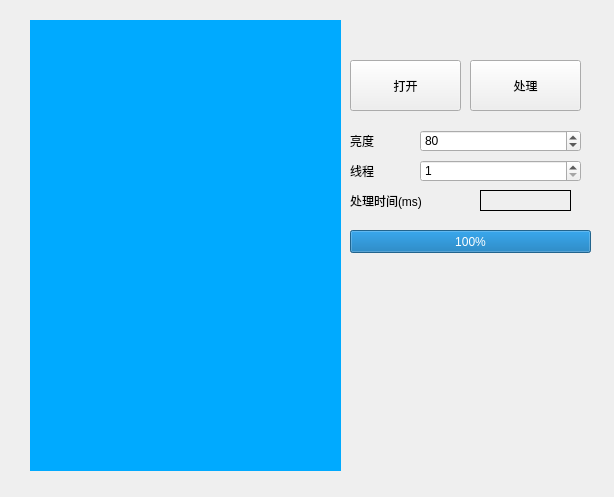
<?xml version="1.0" encoding="UTF-8"?>
<ui version="4.0">
 <class>XimageClass</class>
 <widget class="QWidget" name="XimageClass">
  <property name="geometry">
   <rect>
    <x>0</x>
    <y>0</y>
    <width>614</width>
    <height>497</height>
   </rect>
  </property>
  <property name="windowTitle">
   <string>Ximage</string>
  </property>
  <property name="windowIcon">
   <iconset>
    <normaloff>Resources/logo.png</normaloff>Resources/logo.png</iconset>
  </property>
  <widget class="QLabel" name="view">
   <property name="enabled">
    <bool>true</bool>
   </property>
   <property name="geometry">
    <rect>
     <x>30</x>
     <y>20</y>
     <width>311</width>
     <height>451</height>
    </rect>
   </property>
   <property name="styleSheet">
    <string notr="true">background-color: rgb(0, 170, 255);</string>
   </property>
   <property name="frameShadow">
    <enum>QFrame::Raised</enum>
   </property>
   <property name="text">
    <string/>
   </property>
  </widget>
  <widget class="QPushButton" name="open">
   <property name="geometry">
    <rect>
     <x>350</x>
     <y>60</y>
     <width>111</width>
     <height>51</height>
    </rect>
   </property>
   <property name="styleSheet">
    <string notr="true">font: 14pt &quot;微软雅黑&quot;;</string>
   </property>
   <property name="text">
    <string>打开</string>
   </property>
  </widget>
  <widget class="QPushButton" name="deal">
   <property name="geometry">
    <rect>
     <x>470</x>
     <y>60</y>
     <width>111</width>
     <height>51</height>
    </rect>
   </property>
   <property name="styleSheet">
    <string notr="true">font: 14pt &quot;微软雅黑&quot;;</string>
   </property>
   <property name="text">
    <string>处理</string>
   </property>
  </widget>
  <widget class="QSpinBox" name="bright">
   <property name="geometry">
    <rect>
     <x>420</x>
     <y>130</y>
     <width>161</width>
     <height>22</height>
    </rect>
   </property>
   <property name="styleSheet">
    <string notr="true">font: 12pt &quot;微软雅黑&quot;;</string>
   </property>
   <property name="minimum">
    <number>1</number>
   </property>
   <property name="maximum">
    <number>200</number>
   </property>
   <property name="value">
    <number>80</number>
   </property>
  </widget>
  <widget class="QLabel" name="label">
   <property name="geometry">
    <rect>
     <x>350</x>
     <y>130</y>
     <width>51</width>
     <height>21</height>
    </rect>
   </property>
   <property name="styleSheet">
    <string notr="true">font: 12pt &quot;微软雅黑&quot;;</string>
   </property>
   <property name="text">
    <string>亮度</string>
   </property>
  </widget>
  <widget class="QLabel" name="label_2">
   <property name="geometry">
    <rect>
     <x>350</x>
     <y>160</y>
     <width>51</width>
     <height>21</height>
    </rect>
   </property>
   <property name="styleSheet">
    <string notr="true">font: 12pt &quot;微软雅黑&quot;;</string>
   </property>
   <property name="text">
    <string>线程</string>
   </property>
  </widget>
  <widget class="QSpinBox" name="thread">
   <property name="geometry">
    <rect>
     <x>420</x>
     <y>160</y>
     <width>161</width>
     <height>22</height>
    </rect>
   </property>
   <property name="styleSheet">
    <string notr="true">font: 12pt &quot;微软雅黑&quot;;</string>
   </property>
   <property name="minimum">
    <number>1</number>
   </property>
   <property name="maximum">
    <number>100</number>
   </property>
   <property name="value">
    <number>1</number>
   </property>
  </widget>
  <widget class="QLabel" name="label_3">
   <property name="geometry">
    <rect>
     <x>350</x>
     <y>190</y>
     <width>121</width>
     <height>21</height>
    </rect>
   </property>
   <property name="styleSheet">
    <string notr="true">font: 12pt &quot;微软雅黑&quot;;</string>
   </property>
   <property name="text">
    <string>处理时间(ms)</string>
   </property>
  </widget>
  <widget class="QLabel" name="dealtime">
   <property name="geometry">
    <rect>
     <x>480</x>
     <y>190</y>
     <width>91</width>
     <height>21</height>
    </rect>
   </property>
   <property name="styleSheet">
    <string notr="true">font: 12pt &quot;微软雅黑&quot;;</string>
   </property>
   <property name="frameShape">
    <enum>QFrame::Box</enum>
   </property>
   <property name="text">
    <string/>
   </property>
  </widget>
  <widget class="QProgressBar" name="progress">
   <property name="geometry">
    <rect>
     <x>350</x>
     <y>230</y>
     <width>241</width>
     <height>23</height>
    </rect>
   </property>
   <property name="value">
    <number>100</number>
   </property>
  </widget>
 </widget>
 <layoutdefault spacing="6" margin="11"/>
 <resources>
  <include location="ximage.qrc"/>
 </resources>
 <connections>
  <connection>
   <sender>open</sender>
   <signal>clicked()</signal>
   <receiver>XimageClass</receiver>
   <slot>Open()</slot>
   <hints>
    <hint type="sourcelabel">
     <x>416</x>
     <y>94</y>
    </hint>
    <hint type="destinationlabel">
     <x>388</x>
     <y>571</y>
    </hint>
   </hints>
  </connection>
  <connection>
   <sender>deal</sender>
   <signal>clicked()</signal>
   <receiver>XimageClass</receiver>
   <slot>Deal()</slot>
   <hints>
    <hint type="sourcelabel">
     <x>513</x>
     <y>82</y>
    </hint>
    <hint type="destinationlabel">
     <x>541</x>
     <y>525</y>
    </hint>
   </hints>
  </connection>
 </connections>
 <slots>
  <slot>Open()</slot>
  <slot>Deal()</slot>
 </slots>
</ui>
